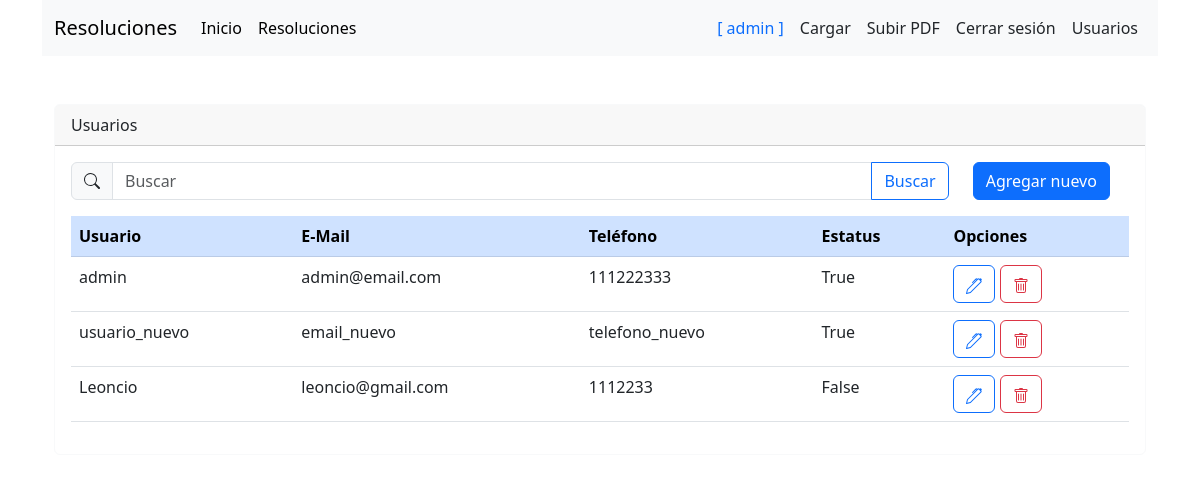
Before: /usuarios (signed in) with the older database file.
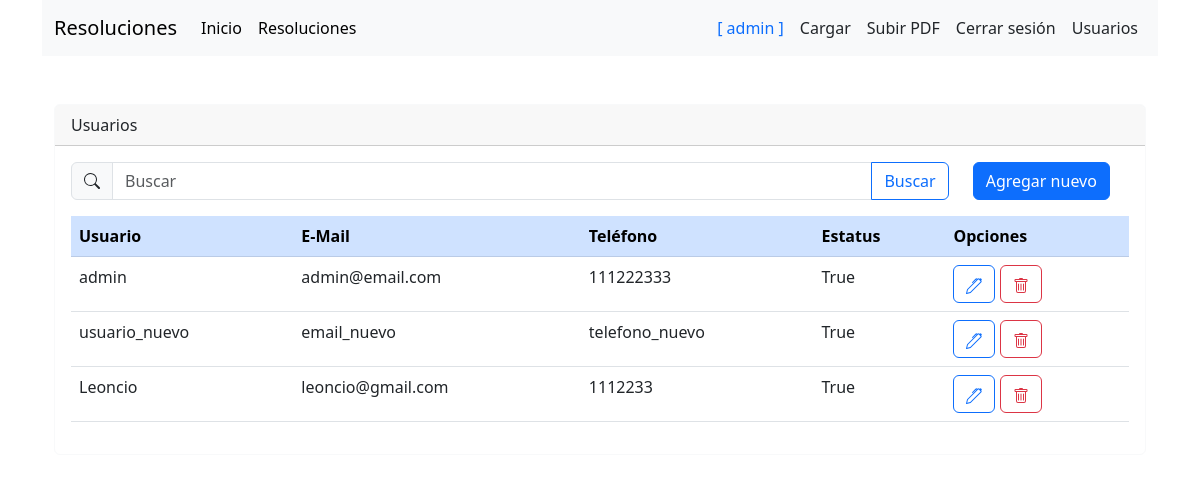
After: the same page with the newer database file.
### app.py (models this page shows)
class Usuario(db.Model, UserMixin):
	id = db.Column(db.Integer, primary_key=True)
	usuario = db.Column(db.String(15))
	password = db.Column(db.String(40))
	email = db.Column(db.String(80))
	telefono = db.Column(db.String(20))
	estatus = db.Column(db.Boolean)

### app.py (the view)
@app.route('/usuarios', methods=['GET', 'POST'])
@login_required
def usuarios():
	if current_user.usuario == "admin":
		usuarios = Usuario.query.all()
		return render_template('usuario-listar.html', usuarios=usuarios)
	else:
		return render_template('usuario-aviso.html')

### app.py (called while the page is built)
@login_manager.user_loader
def load_user(id):
	return Usuario.query.filter_by(id=id).first()

### templates/usuario-listar.html (shortened to what this page needs)
<!DOCTYPE html>
{% extends 'base.html' %}
{% block header %}
	{% include 'navbar.html' %}
{% endblock header %}
{% block main %}
	<div class="container">
		<div class="card border-light mb-3 mt-5">
			<div class="card-header">Usuarios</div>
			<div class="card-body">
				<div class="row">
					<div class="col col-10">
						<form method="get">
							<div class="input-group flex-nowrap">
								<span class="input-group-text">
								</span>
								<input type="text" class="form-control" name="buscar" value="{{ buscar }}" placeholder="Buscar">
								<button class="btn btn-outline-primary">Buscar</button>
							</div>
						</form>
					</div>
					<div class="col col-2">
						<a class="btn btn-primary" href="{{ url_for('usuario_nuevo') }}">Agregar nuevo</a>
					</div>
				</div>
				<div class="table-responsive mt-3">
					<table class="table">
						<thead class="table-primary">
							<tr>
								<th>Usuario</th>
								<th>E-Mail</th>
								<th>Teléfono</th>
								<th>Estatus</th>
								<th>Opciones</th>
							</tr>
						</thead>
						<tbody>
							{% for usuario in usuarios %}
							<tr>
								<td>{{ usuario.usuario }}</td>
								<td>{{ usuario.email }}</td>
								<td>{{ usuario.telefono }}</td>
								<td>{{ usuario.estatus }}</td>
								<td>
									<a class="btn btn-outline-primary" href="{{ url_for('usuarios_editar', id=usuario.id) }}"
										role="button">
									</a>
									<a class="btn btn-outline-danger" href="{{ url_for('usuarios_eliminar', id=usuario.id) }}"
										role="button">
									</a>
								</td>
							</tr>
							{% endfor %}
						</tbody>
					</table>
				</div>
			</div>
		</div>
	</div>
{% endblock main %}

### templates/base.html (shortened to what this page needs)
<!DOCTYPE html>
<html lang="en">
<head>
    <link href="https://cdn.jsdelivr.net/npm/bootstrap@5.3.0/dist/css/bootstrap.min.css"
		  rel="stylesheet">
</head>
<body>
    <div class="container">
        {% block header %}{% endblock %}
        {% block main %}{% endblock %}
    </div>
</body>
</html>

### templates/navbar.html (shortened to what this page needs)
<nav class="navbar navbar-expand-lg bg-body-tertiary">
	<div class="container-fluid">
		<a class="navbar-brand" href="#">Resoluciones</a>
		<div class="collapse navbar-collapse" id="navbarSupportedContent">
			<ul class="navbar-nav me-auto mb-2 mb-lg-0">
				<li class="nav-item">
					<a class="nav-link active" aria-current="page" href="{{ url_for('home') }}">Inicio</a>
				</li>
				<li class="nav-item">
					<a class="nav-link active" aria-current="page" href="{{ url_for('resoluciones') }}">Resoluciones</a>
				</li>
			</ul>
			<ul class="navbar-nav">
				{% if current_user.is_authenticated %}
					<li class="nav-item">
						<a class="nav-link link-dark px-2 disabled text-primary" href="#">[ {{ current_user.usuario }} ]</a>
					</li>
					<li class="nav-item"><a href="{{ url_for('cargaresol') }}" class="nav-link link-dark px-2">Cargar</a></li>
					<li class="nav-item"><a href="{{ url_for('subir_pdf') }}" class="nav-link link-dark px-2">Subir PDF</a></li>
					<li class="nav-item"><a href="{{ url_for('logout') }}" class="nav-link link-dark px-2">Cerrar sesión</a></li>
				{% else %}
					<li class="nav-item"><a href="{{ url_for('login') }}" class="nav-link link-dark px-2">Iniciar sesión</a></li>
				{% endif %}
				<li class="nav-item"><a href="{{ url_for('usuarios') }}" class="nav-link link-dark px-2">Usuarios</a></li>
			</ul>
		</div>
	</div>
</nav>

Changed rows visible on the page:
changed Usuario "Leoncio": estatus "False" → "True"
